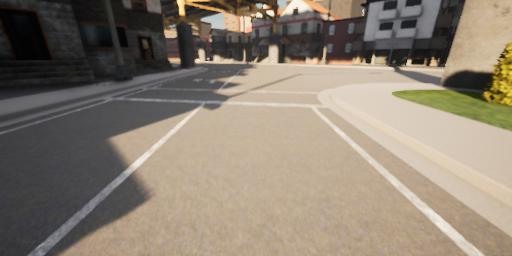
#> input picture Lane Detection/Input/image.jpg, 512 x 256 px, found by its file name
$ python 'Adjust Image Thresholds.py'
#> lines starting #> are read from the running program, lines starting #| are printed output that depends on the picture; after the words box and inside, x2 and y2 are one past the last pixel; in counts of white or black regions, pixels touching at a corner belong together
import cv2
import numpy as np
import os

# Load a sample image
sample_image_path = r'C:\Users\fares\Desktop\Lane_Detection_Sliding_Windows-main\image.jpg'

# Check if the path is correct
print("Sample image path:", sample_image_path)
print("Image exists:", os.path.exists(sample_image_path))

# Load the image
sample_image = cv2.imread(sample_image_path)
#> sample_image is the input picture: shape (256, 512, 3); mean B, G, R 113.7, 128.2, 139.4
if sample_image is None:
    print("Failed to load the image. Check the file path.")
else:
    # Resize image for processing
    frame = cv2.resize(sample_image, (640, 480))
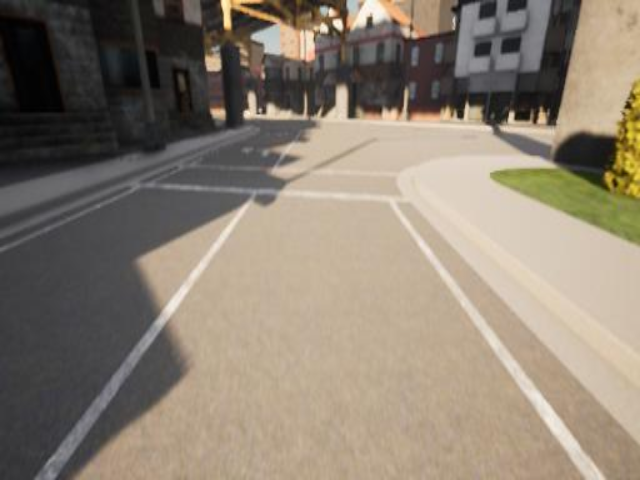
#> frame: shape (480, 640, 3); mean B, G, R 113.6, 128.1, 139.3

    # Convert the image to HSV
    hsv_frame = cv2.cvtColor(frame, cv2.COLOR_BGR2HSV)
#> hsv_frame: shape (480, 640, 3); mean H, S, V 41.7, 44.3, 140.1

    # Function to handle slider changes
    def nothing(x):
        pass

    # Create a window for the trackbars
    cv2.namedWindow("Trackbars")
    cv2.createTrackbar("L-H", "Trackbars", 0, 255, nothing)
    cv2.createTrackbar("L-S", "Trackbars", 0, 255, nothing)
    cv2.createTrackbar("L-V", "Trackbars", 200, 255, nothing)
    cv2.createTrackbar("U-H", "Trackbars", 255, 255, nothing)
    cv2.createTrackbar("U-S", "Trackbars", 50, 255, nothing)
    cv2.createTrackbar("U-V", "Trackbars", 255, 255, nothing)

    while True:
        # Get current positions of trackbars
        l_h = cv2.getTrackbarPos("L-H", "Trackbars")
        l_s = cv2.getTrackbarPos("L-S", "Trackbars")
        l_v = cv2.getTrackbarPos("L-V", "Trackbars")
        u_h = cv2.getTrackbarPos("U-H", "Trackbars")
        u_s = cv2.getTrackbarPos("U-S", "Trackbars")
        u_v = cv2.getTrackbarPos("U-V", "Trackbars")

        # Define HSV range for thresholding
        lower = np.array([l_h, l_s, l_v])
        upper = np.array([u_h, u_s, u_v])

        # Threshold the HSV image
        mask = cv2.inRange(hsv_frame, lower, upper)
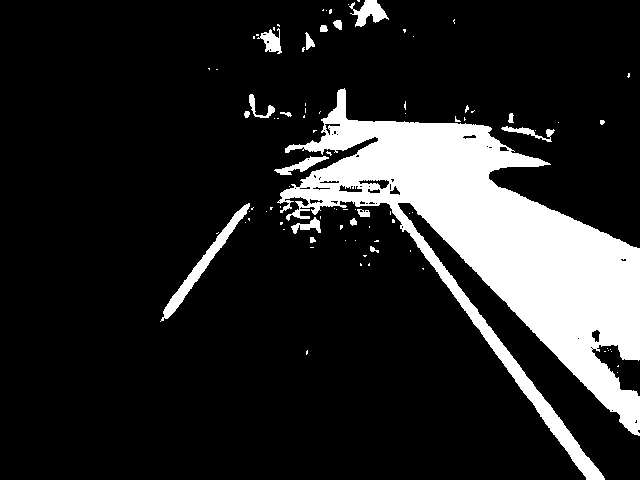
#> mask: shape (480, 640); 15.6% white; 90 white regions (71 under 20 px), largest, box (x1, y1, x2, y2) and area: (277, 88, 640, 480) 43976, (160, 203, 250, 322) 1296, (349, 0, 389, 27) 535

        # Show the original image and the thresholded image
        cv2.imshow("Original Image", frame)
        cv2.imshow("Thresholded Image", mask)

        # Break loop on pressing 'Esc'
        if cv2.waitKey(1) == 27:
#> (key Esc is pressed here)
            break

    # Cleanup
    cv2.destroyAllWindows()
